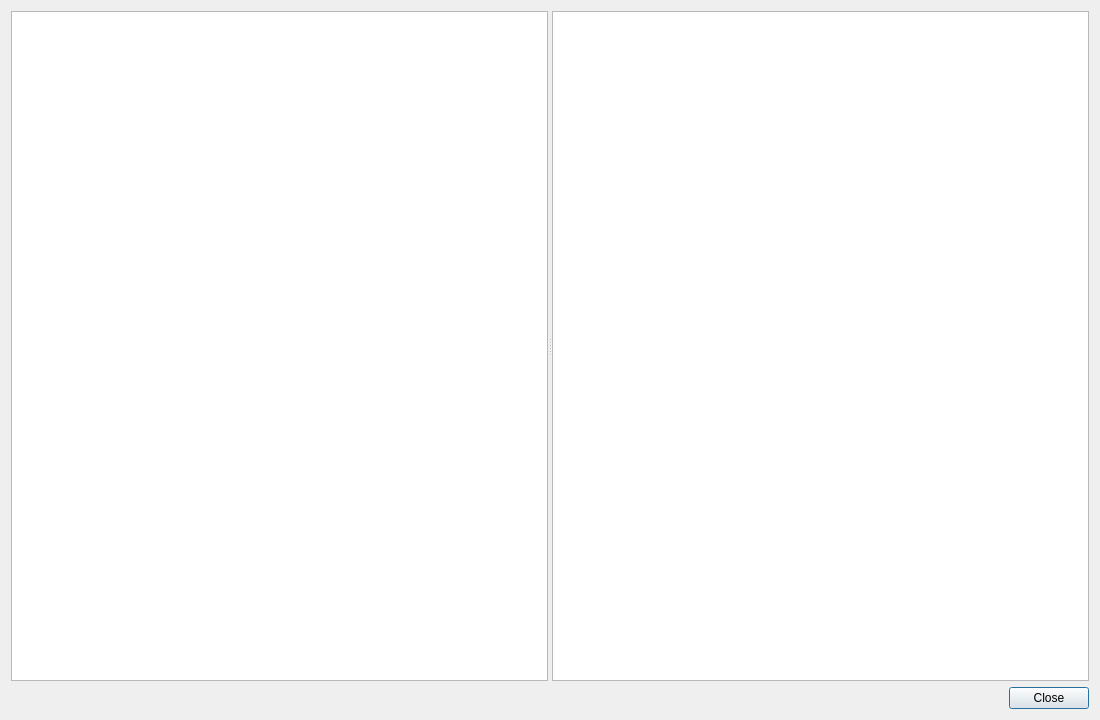
<?xml version="1.0" encoding="UTF-8"?>
<ui version="4.0">
 <class>DialogPreviewPage</class>
 <widget class="QDialog" name="DialogPreviewPage">
  <property name="geometry">
   <rect>
    <x>0</x>
    <y>0</y>
    <width>1100</width>
    <height>720</height>
   </rect>
  </property>
  <property name="windowTitle">
   <string>Page Preview</string>
  </property>
  <layout class="QVBoxLayout" name="verticalLayout">
   <item>
    <widget class="QSplitter" name="splitter">
     <property name="orientation">
      <enum>Qt::Orientation::Horizontal</enum>
     </property>
     <widget class="QListWidget" name="listLanguages">
      <property name="minimumWidth">
       <number>80</number>
      </property>
     </widget>
     <widget class="QTextBrowser" name="textBrowser">
      <property name="openExternalLinks">
       <bool>true</bool>
      </property>
     </widget>
    </widget>
   </item>
   <item>
    <widget class="QDialogButtonBox" name="buttonBox">
     <property name="standardButtons">
      <set>QDialogButtonBox::StandardButton::Close</set>
     </property>
    </widget>
   </item>
  </layout>
 </widget>
 <resources/>
 <connections/>
</ui>
